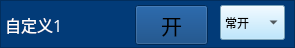
   <widget class="QFrame" name="frame_32">
    <property name="geometry">
     <rect>
      <x>315</x>
      <y>260</y>
      <width>295</width>
      <height>48</height>
     </rect>
    </property>
    <property name="styleSheet">
     <string notr="true">background-color: rgb(2, 59, 120);</string>
    </property>
    <property name="frameShape">
     <enum>QFrame::StyledPanel</enum>
    </property>
    <property name="frameShadow">
     <enum>QFrame::Raised</enum>
    </property>
    <widget class="QToolButton" name="toolButton_selfdefine1">
     <property name="geometry">
      <rect>
       <x>135</x>
       <y>5</y>
       <width>73</width>
       <height>40</height>
      </rect>
     </property>
     <property name="font">
      <font>
       <family>微软雅黑</family>
       <pointsize>16</pointsize>
      </font>
     </property>
     <property name="text">
      <string>开</string>
     </property>
     <property name="icon">
      <iconset>
       <normaloff>yb_off.png</normaloff>yb_off.png</iconset>
     </property>
     <property name="iconSize">
      <size>
       <width>66</width>
       <height>48</height>
      </size>
     </property>
    </widget>
    <widget class="QLabel" name="label_15">
     <property name="geometry">
      <rect>
       <x>5</x>
       <y>10</y>
       <width>91</width>
       <height>30</height>
      </rect>
     </property>
     <property name="font">
      <font>
       <family>微软雅黑</family>
       <pointsize>12</pointsize>
      </font>
     </property>
     <property name="styleSheet">
      <string notr="true">color: rgb(255, 255, 255);</string>
     </property>
     <property name="text">
      <string>自定义1</string>
     </property>
    </widget>
    <widget class="QComboBox" name="comboBox_selfdefine1">
     <property name="geometry">
      <rect>
       <x>220</x>
       <y>5</y>
       <width>65</width>
       <height>35</height>
      </rect>
     </property>
     <property name="styleSheet">
      <string notr="true">background-color: rgb(170, 225, 255);</string>
     </property>
     <item>
      <property name="text">
       <string>常开</string>
      </property>
     </item>
     <item>
      <property name="text">
       <string>常闭</string>
      </property>
     </item>
    </widget>
   </widget>
